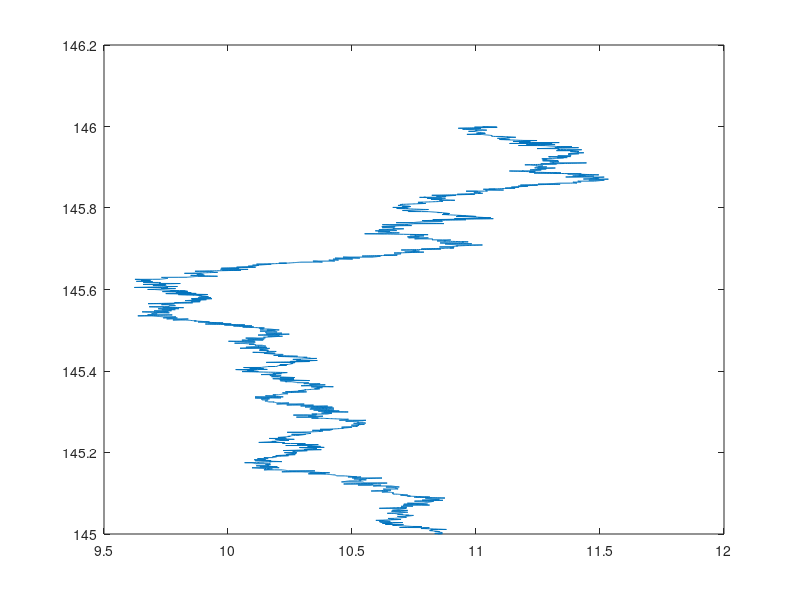

Write the MATLAB code that produced this figure.
%%%%%%%%%%%%%%%%%%%%%%%%%%%%%%%%%%%%%%%%%%%%%%%%%%%%%%%%%%%%%%%%%%%%%
% ENGR 133 
% Program Description: 
%
% Assignment Information
%   Assignment:     Ma3 Task6
%   Team ID:        LC1-04
%  	Contributor:    Roshan Sundar
%%%%%%%%%%%%%%%%%%%%%%%%%%%%%%%%%%%%%%%%%%%%%%%%%%%%%%%%%%%%%%%%%%%%%

%% ____________________
%% INITIALIZATION
data = csvread('LaneWidth_TrafficSpeed.csv', 3, 0);
mileMarker = data(:,1);
laneWidth = data(:,2);

%% ____________________
%% CALCULATIONS
%a
[LW_max, i_MM] = max(laneWidth);
MM_max = mileMarker(i_MM);

[LW_min, i_MM] = min(laneWidth);
MM_min = mileMarker(i_MM);

%b
MM_range = [];
for i=1:numel(laneWidth)
    if laneWidth(i) < 10
        MM_range = [MM_range; i];
    end
end
P_i = min(MM_range);
Q_i = max(MM_range);
P = mileMarker(P_i);
Q = mileMarker(Q_i);

%c
speed = 60; %mph
sp1 = (P-145)/speed; %hours
sp2 = (Q-P)/speed; %hours
sp3 = (146-Q)/speed; %hours

%d
plot(laneWidth, mileMarker)
% the number of data points above 10 does not seem statistically
% significant

%e
count = 0;
for i=min(MM_range):max(MM_range)
    if laneWidth(i) > 10
        count = count + 1;
    end
end
percentage = count/(Q_i-P_i+1);

%f
% My answer does not change since less than 0.5% of the values are above 10

%% ____________________
%% OUTPUTS
fprintf('The maximum lane width is %0.4f at mile marker %0.4f\n', LW_max, MM_max)
fprintf('The minimum lane width is %0.4f at mile marker %0.4f\n', LW_min, MM_min)
fprintf('The mile marker Q is %0.4f, the mile marker P is %0.4f\n', Q, P)
fprintf('The percentage of points between P and Q where lane width exceeds 10 is %0.4f\n', percentage)

%% ____________________
%% ACADEMIC INTEGRITY STATEMENT
% I have not used source code obtained from any other unauthorized
% source, either modified or unmodified.  Neither have I provided
% access to my code to another. The project I am submitting
% is my own original work.